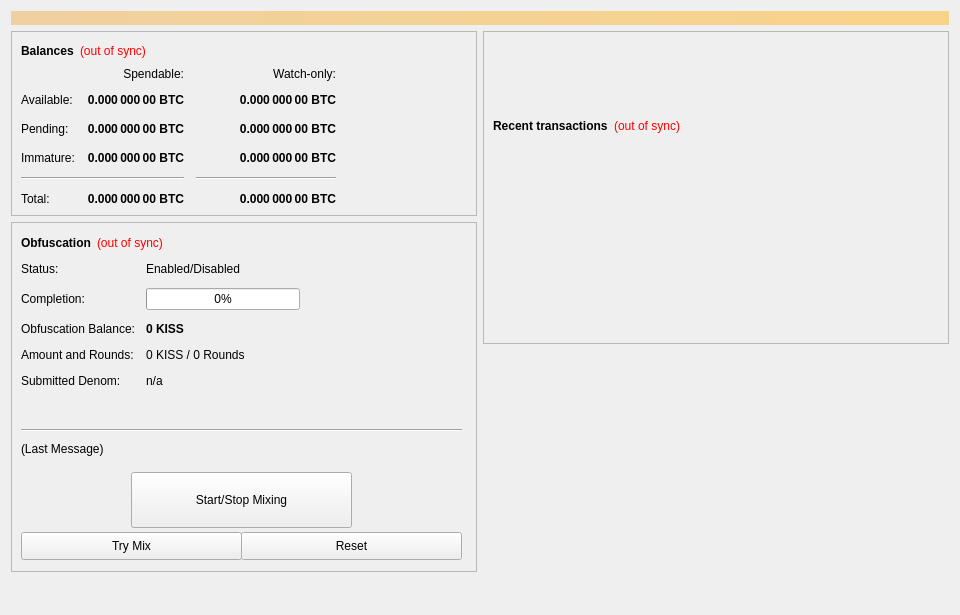
<?xml version="1.0" encoding="UTF-8"?>
<ui version="4.0">
 <class>OverviewPage</class>
 <widget class="QWidget" name="OverviewPage">
  <property name="geometry">
   <rect>
    <x>0</x>
    <y>0</y>
    <width>960</width>
    <height>615</height>
   </rect>
  </property>
  <property name="minimumSize">
   <size>
    <width>960</width>
    <height>0</height>
   </size>
  </property>
  <property name="windowTitle">
   <string>Form</string>
  </property>
  <layout class="QVBoxLayout" name="topLayout">
   <item>
    <widget class="QLabel" name="labelAlerts">
     <property name="visible">
      <bool>false</bool>
     </property>
     <property name="styleSheet">
      <string notr="true">background-color: qlineargradient(x1: 0, y1: 0, x2: 1, y2: 0, stop:0 #F0D0A0, stop:1 #F8D488); color:#000000;</string>
     </property>
     <property name="wordWrap">
      <bool>true</bool>
     </property>
     <property name="margin">
      <number>3</number>
     </property>
    </widget>
   </item>
   <item>
    <layout class="QHBoxLayout" name="horizontalLayout" stretch="1,1">
     <item>
      <layout class="QVBoxLayout" name="verticalLayout_2">
       <item>
        <widget class="QFrame" name="frame">
         <property name="frameShape">
          <enum>QFrame::StyledPanel</enum>
         </property>
         <property name="frameShadow">
          <enum>QFrame::Raised</enum>
         </property>
         <layout class="QVBoxLayout" name="verticalLayout_4">
          <item>
           <layout class="QHBoxLayout" name="horizontalLayout_4">
            <item>
             <widget class="QLabel" name="label_5">
              <property name="font">
               <font>
                <weight>75</weight>
                <bold>true</bold>
               </font>
              </property>
              <property name="text">
               <string>Balances</string>
              </property>
             </widget>
            </item>
            <item>
             <widget class="QLabel" name="labelWalletStatus">
              <property name="cursor">
               <cursorShape>WhatsThisCursor</cursorShape>
              </property>
              <property name="toolTip">
               <string>The displayed information may be out of date. Your wallet automatically synchronizes with the Kiss network after a connection is established, but this process has not completed yet.</string>
              </property>
              <property name="styleSheet">
               <string notr="true">QLabel { color: red; }</string>
              </property>
              <property name="text">
               <string notr="true">(out of sync)</string>
              </property>
              <property name="alignment">
               <set>Qt::AlignLeading|Qt::AlignLeft|Qt::AlignVCenter</set>
              </property>
             </widget>
            </item>
            <item>
             <spacer name="horizontalSpacer_3">
              <property name="orientation">
               <enum>Qt::Horizontal</enum>
              </property>
              <property name="sizeHint" stdset="0">
               <size>
                <width>40</width>
                <height>20</height>
               </size>
              </property>
             </spacer>
            </item>
           </layout>
          </item>
          <item>
           <layout class="QGridLayout" name="gridLayout">
            <property name="spacing">
             <number>12</number>
            </property>
            <item row="2" column="2">
             <widget class="QLabel" name="labelWatchPending">
              <property name="font">
               <font>
                <weight>75</weight>
                <bold>true</bold>
               </font>
              </property>
              <property name="cursor">
               <cursorShape>IBeamCursor</cursorShape>
              </property>
              <property name="toolTip">
               <string>Unconfirmed transactions to watch-only addresses</string>
              </property>
              <property name="text">
               <string notr="true">0.000 000 00 BTC</string>
              </property>
              <property name="alignment">
               <set>Qt::AlignRight|Qt::AlignTrailing|Qt::AlignVCenter</set>
              </property>
              <property name="textInteractionFlags">
               <set>Qt::LinksAccessibleByMouse|Qt::TextSelectableByKeyboard|Qt::TextSelectableByMouse</set>
              </property>
             </widget>
            </item>
            <item row="2" column="1">
             <widget class="QLabel" name="labelUnconfirmed">
              <property name="font">
               <font>
                <weight>75</weight>
                <bold>true</bold>
               </font>
              </property>
              <property name="cursor">
               <cursorShape>IBeamCursor</cursorShape>
              </property>
              <property name="toolTip">
               <string>Total of transactions that have yet to be confirmed, and do not yet count toward the spendable balance</string>
              </property>
              <property name="text">
               <string notr="true">0.000 000 00 BTC</string>
              </property>
              <property name="alignment">
               <set>Qt::AlignRight|Qt::AlignTrailing|Qt::AlignVCenter</set>
              </property>
              <property name="textInteractionFlags">
               <set>Qt::LinksAccessibleByMouse|Qt::TextSelectableByKeyboard|Qt::TextSelectableByMouse</set>
              </property>
             </widget>
            </item>
            <item row="3" column="2">
             <widget class="QLabel" name="labelWatchImmature">
              <property name="font">
               <font>
                <weight>75</weight>
                <bold>true</bold>
               </font>
              </property>
              <property name="cursor">
               <cursorShape>IBeamCursor</cursorShape>
              </property>
              <property name="toolTip">
               <string>Staked or masternode rewards in watch-only addresses that has not yet matured</string>
              </property>
              <property name="text">
               <string notr="true">0.000 000 00 BTC</string>
              </property>
              <property name="alignment">
               <set>Qt::AlignRight|Qt::AlignTrailing|Qt::AlignVCenter</set>
              </property>
              <property name="textInteractionFlags">
               <set>Qt::LinksAccessibleByMouse|Qt::TextSelectableByKeyboard|Qt::TextSelectableByMouse</set>
              </property>
             </widget>
            </item>
            <item row="4" column="0" colspan="2">
             <widget class="Line" name="lineSpendableBalance">
              <property name="orientation">
               <enum>Qt::Horizontal</enum>
              </property>
             </widget>
            </item>
            <item row="4" column="2">
             <widget class="Line" name="lineWatchBalance">
              <property name="sizePolicy">
               <sizepolicy hsizetype="Preferred" vsizetype="Fixed">
                <horstretch>0</horstretch>
                <verstretch>0</verstretch>
               </sizepolicy>
              </property>
              <property name="minimumSize">
               <size>
                <width>140</width>
                <height>0</height>
               </size>
              </property>
              <property name="orientation">
               <enum>Qt::Horizontal</enum>
              </property>
             </widget>
            </item>
            <item row="5" column="0">
             <widget class="QLabel" name="labelTotalText">
              <property name="text">
               <string>Total:</string>
              </property>
             </widget>
            </item>
            <item row="3" column="1">
             <widget class="QLabel" name="labelImmature">
              <property name="font">
               <font>
                <weight>75</weight>
                <bold>true</bold>
               </font>
              </property>
              <property name="cursor">
               <cursorShape>IBeamCursor</cursorShape>
              </property>
              <property name="toolTip">
               <string>Staked or masternode rewards that has not yet matured</string>
              </property>
              <property name="text">
               <string notr="true">0.000 000 00 BTC</string>
              </property>
              <property name="alignment">
               <set>Qt::AlignRight|Qt::AlignTrailing|Qt::AlignVCenter</set>
              </property>
              <property name="textInteractionFlags">
               <set>Qt::LinksAccessibleByMouse|Qt::TextSelectableByKeyboard|Qt::TextSelectableByMouse</set>
              </property>
             </widget>
            </item>
            <item row="2" column="3">
             <spacer name="horizontalSpacer_2">
              <property name="orientation">
               <enum>Qt::Horizontal</enum>
              </property>
              <property name="sizeHint" stdset="0">
               <size>
                <width>40</width>
                <height>20</height>
               </size>
              </property>
             </spacer>
            </item>
            <item row="3" column="0">
             <widget class="QLabel" name="labelImmatureText">
              <property name="text">
               <string>Immature:</string>
              </property>
             </widget>
            </item>
            <item row="5" column="1">
             <widget class="QLabel" name="labelTotal">
              <property name="font">
               <font>
                <weight>75</weight>
                <bold>true</bold>
               </font>
              </property>
              <property name="cursor">
               <cursorShape>IBeamCursor</cursorShape>
              </property>
              <property name="toolTip">
               <string>Your current total balance</string>
              </property>
              <property name="text">
               <string notr="true">0.000 000 00 BTC</string>
              </property>
              <property name="alignment">
               <set>Qt::AlignRight|Qt::AlignTrailing|Qt::AlignVCenter</set>
              </property>
              <property name="textInteractionFlags">
               <set>Qt::LinksAccessibleByMouse|Qt::TextSelectableByKeyboard|Qt::TextSelectableByMouse</set>
              </property>
             </widget>
            </item>
            <item row="5" column="2">
             <widget class="QLabel" name="labelWatchTotal">
              <property name="font">
               <font>
                <weight>75</weight>
                <bold>true</bold>
               </font>
              </property>
              <property name="cursor">
               <cursorShape>IBeamCursor</cursorShape>
              </property>
              <property name="toolTip">
               <string>Current total balance in watch-only addresses</string>
              </property>
              <property name="text">
               <string notr="true">0.000 000 00 BTC</string>
              </property>
              <property name="alignment">
               <set>Qt::AlignRight|Qt::AlignTrailing|Qt::AlignVCenter</set>
              </property>
              <property name="textInteractionFlags">
               <set>Qt::LinksAccessibleByMouse|Qt::TextSelectableByKeyboard|Qt::TextSelectableByMouse</set>
              </property>
             </widget>
            </item>
            <item row="0" column="2">
             <widget class="QLabel" name="labelWatchonly">
              <property name="text">
               <string>Watch-only:</string>
              </property>
              <property name="alignment">
               <set>Qt::AlignRight|Qt::AlignTrailing|Qt::AlignVCenter</set>
              </property>
             </widget>
            </item>
            <item row="1" column="0">
             <widget class="QLabel" name="labelBalanceText">
              <property name="text">
               <string>Available:</string>
              </property>
             </widget>
            </item>
            <item row="1" column="1">
             <widget class="QLabel" name="labelBalance">
              <property name="font">
               <font>
                <weight>75</weight>
                <bold>true</bold>
               </font>
              </property>
              <property name="cursor">
               <cursorShape>IBeamCursor</cursorShape>
              </property>
              <property name="toolTip">
               <string>Your current spendable balance</string>
              </property>
              <property name="text">
               <string notr="true">0.000 000 00 BTC</string>
              </property>
              <property name="alignment">
               <set>Qt::AlignRight|Qt::AlignTrailing|Qt::AlignVCenter</set>
              </property>
              <property name="textInteractionFlags">
               <set>Qt::LinksAccessibleByMouse|Qt::TextSelectableByKeyboard|Qt::TextSelectableByMouse</set>
              </property>
             </widget>
            </item>
            <item row="1" column="2">
             <widget class="QLabel" name="labelWatchAvailable">
              <property name="font">
               <font>
                <weight>75</weight>
                <bold>true</bold>
               </font>
              </property>
              <property name="cursor">
               <cursorShape>IBeamCursor</cursorShape>
              </property>
              <property name="toolTip">
               <string>Your current balance in watch-only addresses</string>
              </property>
              <property name="text">
               <string notr="true">0.000 000 00 BTC</string>
              </property>
              <property name="alignment">
               <set>Qt::AlignRight|Qt::AlignTrailing|Qt::AlignVCenter</set>
              </property>
              <property name="textInteractionFlags">
               <set>Qt::LinksAccessibleByMouse|Qt::TextSelectableByKeyboard|Qt::TextSelectableByMouse</set>
              </property>
             </widget>
            </item>
            <item row="2" column="0">
             <widget class="QLabel" name="labelPendingText">
              <property name="text">
               <string>Pending:</string>
              </property>
             </widget>
            </item>
            <item row="0" column="1">
             <widget class="QLabel" name="labelSpendable">
              <property name="text">
               <string>Spendable:</string>
              </property>
              <property name="alignment">
               <set>Qt::AlignRight|Qt::AlignTrailing|Qt::AlignVCenter</set>
              </property>
             </widget>
            </item>
           </layout>
          </item>
         </layout>
        </widget>
       </item>
       <item>
        <widget class="QFrame" name="frameObfuscation">
         <property name="minimumSize">
          <size>
           <width>0</width>
           <height>350</height>
          </size>
         </property>
         <property name="layoutDirection">
          <enum>Qt::LeftToRight</enum>
         </property>
         <property name="frameShape">
          <enum>QFrame::StyledPanel</enum>
         </property>
         <property name="frameShadow">
          <enum>QFrame::Raised</enum>
         </property>
         <widget class="QWidget" name="formLayoutWidget">
          <property name="geometry">
           <rect>
            <x>10</x>
            <y>40</y>
            <width>451</width>
            <height>161</height>
           </rect>
          </property>
          <layout class="QFormLayout" name="formLayout">
           <property name="fieldGrowthPolicy">
            <enum>QFormLayout::AllNonFixedFieldsGrow</enum>
           </property>
           <property name="horizontalSpacing">
            <number>11</number>
           </property>
           <property name="verticalSpacing">
            <number>12</number>
           </property>
           <item row="0" column="0">
            <widget class="QLabel" name="label_6">
             <property name="text">
              <string>Status:</string>
             </property>
            </widget>
           </item>
           <item row="1" column="0">
            <widget class="QLabel" name="label_7">
             <property name="text">
              <string>Completion:</string>
             </property>
            </widget>
           </item>
           <item row="1" column="1">
            <widget class="QProgressBar" name="obfuscationProgress">
             <property name="maximumSize">
              <size>
               <width>154</width>
               <height>16777215</height>
              </size>
             </property>
             <property name="value">
              <number>0</number>
             </property>
            </widget>
           </item>
           <item row="2" column="0">
            <widget class="QLabel" name="labelAnonymizedText">
             <property name="text">
              <string>Obfuscation Balance:</string>
             </property>
            </widget>
           </item>
           <item row="2" column="1">
            <widget class="QLabel" name="labelAnonymized">
             <property name="font">
              <font>
               <weight>75</weight>
               <bold>true</bold>
              </font>
             </property>
             <property name="text">
              <string notr="true">0 KISS</string>
             </property>
            </widget>
           </item>
           <item row="3" column="0">
            <widget class="QLabel" name="label_8">
             <property name="text">
              <string>Amount and Rounds:</string>
             </property>
            </widget>
           </item>
           <item row="3" column="1">
            <widget class="QLabel" name="labelAmountRounds">
             <property name="text">
              <string>0 KISS / 0 Rounds</string>
             </property>
            </widget>
           </item>
           <item row="4" column="0">
            <widget class="QLabel" name="label_9">
             <property name="text">
              <string>Submitted Denom:</string>
             </property>
            </widget>
           </item>
           <item row="4" column="1">
            <widget class="QLabel" name="labelSubmittedDenom">
             <property name="toolTip">
              <string>The denominations you submitted to the Masternode.&lt;br&gt;To mix, other users must submit the exact same denominations.</string>
             </property>
             <property name="text">
              <string>n/a</string>
             </property>
            </widget>
           </item>
           <item row="0" column="1">
            <widget class="QLabel" name="obfuscationEnabled">
             <property name="text">
              <string>Enabled/Disabled</string>
             </property>
            </widget>
           </item>
          </layout>
         </widget>
         <widget class="QPushButton" name="runAutoDenom">
          <property name="geometry">
           <rect>
            <x>251</x>
            <y>17</y>
            <width>1</width>
            <height>1</height>
           </rect>
          </property>
          <property name="palette">
           <palette>
            <active>
             <colorrole role="WindowText">
              <brush brushstyle="SolidPattern">
               <color alpha="255">
                <red>0</red>
                <green>0</green>
                <blue>0</blue>
               </color>
              </brush>
             </colorrole>
             <colorrole role="Button">
              <brush brushstyle="SolidPattern">
               <color alpha="255">
                <red>239</red>
                <green>238</green>
                <blue>238</blue>
               </color>
              </brush>
             </colorrole>
             <colorrole role="Light">
              <brush brushstyle="SolidPattern">
               <color alpha="255">
                <red>255</red>
                <green>255</green>
                <blue>255</blue>
               </color>
              </brush>
             </colorrole>
             <colorrole role="Midlight">
              <brush brushstyle="SolidPattern">
               <color alpha="255">
                <red>247</red>
                <green>246</green>
                <blue>246</blue>
               </color>
              </brush>
             </colorrole>
             <colorrole role="Dark">
              <brush brushstyle="SolidPattern">
               <color alpha="255">
                <red>119</red>
                <green>119</green>
                <blue>119</blue>
               </color>
              </brush>
             </colorrole>
             <colorrole role="Mid">
              <brush brushstyle="SolidPattern">
               <color alpha="255">
                <red>159</red>
                <green>159</green>
                <blue>159</blue>
               </color>
              </brush>
             </colorrole>
             <colorrole role="Text">
              <brush brushstyle="SolidPattern">
               <color alpha="255">
                <red>0</red>
                <green>0</green>
                <blue>0</blue>
               </color>
              </brush>
             </colorrole>
             <colorrole role="BrightText">
              <brush brushstyle="SolidPattern">
               <color alpha="255">
                <red>255</red>
                <green>255</green>
                <blue>255</blue>
               </color>
              </brush>
             </colorrole>
             <colorrole role="ButtonText">
              <brush brushstyle="SolidPattern">
               <color alpha="255">
                <red>0</red>
                <green>0</green>
                <blue>0</blue>
               </color>
              </brush>
             </colorrole>
             <colorrole role="Base">
              <brush brushstyle="SolidPattern">
               <color alpha="255">
                <red>255</red>
                <green>255</green>
                <blue>255</blue>
               </color>
              </brush>
             </colorrole>
             <colorrole role="Window">
              <brush brushstyle="SolidPattern">
               <color alpha="255">
                <red>239</red>
                <green>238</green>
                <blue>238</blue>
               </color>
              </brush>
             </colorrole>
             <colorrole role="Shadow">
              <brush brushstyle="SolidPattern">
               <color alpha="255">
                <red>0</red>
                <green>0</green>
                <blue>0</blue>
               </color>
              </brush>
             </colorrole>
             <colorrole role="AlternateBase">
              <brush brushstyle="SolidPattern">
               <color alpha="255">
                <red>247</red>
                <green>246</green>
                <blue>246</blue>
               </color>
              </brush>
             </colorrole>
             <colorrole role="ToolTipBase">
              <brush brushstyle="SolidPattern">
               <color alpha="255">
                <red>255</red>
                <green>255</green>
                <blue>220</blue>
               </color>
              </brush>
             </colorrole>
             <colorrole role="ToolTipText">
              <brush brushstyle="SolidPattern">
               <color alpha="255">
                <red>0</red>
                <green>0</green>
                <blue>0</blue>
               </color>
              </brush>
             </colorrole>
            </active>
            <inactive>
             <colorrole role="WindowText">
              <brush brushstyle="SolidPattern">
               <color alpha="255">
                <red>0</red>
                <green>0</green>
                <blue>0</blue>
               </color>
              </brush>
             </colorrole>
             <colorrole role="Button">
              <brush brushstyle="SolidPattern">
               <color alpha="255">
                <red>239</red>
                <green>238</green>
                <blue>238</blue>
               </color>
              </brush>
             </colorrole>
             <colorrole role="Light">
              <brush brushstyle="SolidPattern">
               <color alpha="255">
                <red>255</red>
                <green>255</green>
                <blue>255</blue>
               </color>
              </brush>
             </colorrole>
             <colorrole role="Midlight">
              <brush brushstyle="SolidPattern">
               <color alpha="255">
                <red>247</red>
                <green>246</green>
                <blue>246</blue>
               </color>
              </brush>
             </colorrole>
             <colorrole role="Dark">
              <brush brushstyle="SolidPattern">
               <color alpha="255">
                <red>119</red>
                <green>119</green>
                <blue>119</blue>
               </color>
              </brush>
             </colorrole>
             <colorrole role="Mid">
              <brush brushstyle="SolidPattern">
               <color alpha="255">
                <red>159</red>
                <green>159</green>
                <blue>159</blue>
               </color>
              </brush>
             </colorrole>
             <colorrole role="Text">
              <brush brushstyle="SolidPattern">
               <color alpha="255">
                <red>0</red>
                <green>0</green>
                <blue>0</blue>
               </color>
              </brush>
             </colorrole>
             <colorrole role="BrightText">
              <brush brushstyle="SolidPattern">
               <color alpha="255">
                <red>255</red>
                <green>255</green>
                <blue>255</blue>
               </color>
              </brush>
             </colorrole>
             <colorrole role="ButtonText">
              <brush brushstyle="SolidPattern">
               <color alpha="255">
                <red>0</red>
                <green>0</green>
                <blue>0</blue>
               </color>
              </brush>
             </colorrole>
             <colorrole role="Base">
              <brush brushstyle="SolidPattern">
               <color alpha="255">
                <red>255</red>
                <green>255</green>
                <blue>255</blue>
               </color>
              </brush>
             </colorrole>
             <colorrole role="Window">
              <brush brushstyle="SolidPattern">
               <color alpha="255">
                <red>239</red>
                <green>238</green>
                <blue>238</blue>
               </color>
              </brush>
             </colorrole>
             <colorrole role="Shadow">
              <brush brushstyle="SolidPattern">
               <color alpha="255">
                <red>0</red>
                <green>0</green>
                <blue>0</blue>
               </color>
              </brush>
             </colorrole>
             <colorrole role="AlternateBase">
              <brush brushstyle="SolidPattern">
               <color alpha="255">
                <red>247</red>
                <green>246</green>
                <blue>246</blue>
               </color>
              </brush>
             </colorrole>
             <colorrole role="ToolTipBase">
              <brush brushstyle="SolidPattern">
               <color alpha="255">
                <red>255</red>
                <green>255</green>
                <blue>220</blue>
               </color>
              </brush>
             </colorrole>
             <colorrole role="ToolTipText">
              <brush brushstyle="SolidPattern">
               <color alpha="255">
                <red>0</red>
                <green>0</green>
                <blue>0</blue>
               </color>
              </brush>
             </colorrole>
            </inactive>
            <disabled>
             <colorrole role="WindowText">
              <brush brushstyle="SolidPattern">
               <color alpha="255">
                <red>119</red>
                <green>119</green>
                <blue>119</blue>
               </color>
              </brush>
             </colorrole>
             <colorrole role="Button">
              <brush brushstyle="SolidPattern">
               <color alpha="255">
                <red>239</red>
                <green>238</green>
                <blue>238</blue>
               </color>
              </brush>
             </colorrole>
             <colorrole role="Light">
              <brush brushstyle="SolidPattern">
               <color alpha="255">
                <red>255</red>
                <green>255</green>
                <blue>255</blue>
               </color>
              </brush>
             </colorrole>
             <colorrole role="Midlight">
              <brush brushstyle="SolidPattern">
               <color alpha="255">
                <red>247</red>
                <green>246</green>
                <blue>246</blue>
               </color>
              </brush>
             </colorrole>
             <colorrole role="Dark">
              <brush brushstyle="SolidPattern">
               <color alpha="255">
                <red>119</red>
                <green>119</green>
                <blue>119</blue>
               </color>
              </brush>
             </colorrole>
             <colorrole role="Mid">
              <brush brushstyle="SolidPattern">
               <color alpha="255">
                <red>159</red>
                <green>159</green>
                <blue>159</blue>
               </color>
              </brush>
             </colorrole>
             <colorrole role="Text">
              <brush brushstyle="SolidPattern">
               <color alpha="255">
                <red>119</red>
                <green>119</green>
                <blue>119</blue>
               </color>
              </brush>
             </colorrole>
             <colorrole role="BrightText">
              <brush brushstyle="SolidPattern">
               <color alpha="255">
                <red>255</red>
                <green>255</green>
                <blue>255</blue>
               </color>
              </brush>
             </colorrole>
             <colorrole role="ButtonText">
              <brush brushstyle="SolidPattern">
               <color alpha="255">
                <red>119</red>
                <green>119</green>
                <blue>119</blue>
               </color>
              </brush>
             </colorrole>
             <colorrole role="Base">
              <brush brushstyle="SolidPattern">
               <color alpha="255">
                <red>239</red>
                <green>238</green>
                <blue>238</blue>
               </color>
              </brush>
             </colorrole>
             <colorrole role="Window">
              <brush brushstyle="SolidPattern">
               <color alpha="255">
                <red>239</red>
                <green>238</green>
                <blue>238</blue>
               </color>
              </brush>
             </colorrole>
             <colorrole role="Shadow">
              <brush brushstyle="SolidPattern">
               <color alpha="255">
                <red>0</red>
                <green>0</green>
                <blue>0</blue>
               </color>
              </brush>
             </colorrole>
             <colorrole role="AlternateBase">
              <brush brushstyle="SolidPattern">
               <color alpha="255">
                <red>239</red>
                <green>238</green>
                <blue>238</blue>
               </color>
              </brush>
             </colorrole>
             <colorrole role="ToolTipBase">
              <brush brushstyle="SolidPattern">
               <color alpha="255">
                <red>255</red>
                <green>255</green>
                <blue>220</blue>
               </color>
              </brush>
             </colorrole>
             <colorrole role="ToolTipText">
              <brush brushstyle="SolidPattern">
               <color alpha="255">
                <red>0</red>
                <green>0</green>
                <blue>0</blue>
               </color>
              </brush>
             </colorrole>
            </disabled>
           </palette>
          </property>
          <property name="focusPolicy">
           <enum>Qt::NoFocus</enum>
          </property>
          <property name="autoFillBackground">
           <bool>true</bool>
          </property>
          <property name="text">
           <string/>
          </property>
          <property name="flat">
           <bool>true</bool>
          </property>
         </widget>
         <widget class="QPushButton" name="toggleObfuscation">
          <property name="geometry">
           <rect>
            <x>120</x>
            <y>250</y>
            <width>221</width>
            <height>56</height>
           </rect>
          </property>
          <property name="sizePolicy">
           <sizepolicy hsizetype="MinimumExpanding" vsizetype="Fixed">
            <horstretch>0</horstretch>
            <verstretch>0</verstretch>
           </sizepolicy>
          </property>
          <property name="text">
           <string>Start/Stop Mixing</string>
          </property>
         </widget>
         <widget class="Line" name="lineLastMessage">
          <property name="geometry">
           <rect>
            <x>10</x>
            <y>200</y>
            <width>441</width>
            <height>16</height>
           </rect>
          </property>
          <property name="orientation">
           <enum>Qt::Horizontal</enum>
          </property>
         </widget>
         <widget class="QLabel" name="obfuscationStatus">
          <property name="geometry">
           <rect>
            <x>10</x>
            <y>220</y>
            <width>451</width>
            <height>61</height>
           </rect>
          </property>
          <property name="minimumSize">
           <size>
            <width>288</width>
            <height>43</height>
           </size>
          </property>
          <property name="text">
           <string>(Last Message)</string>
          </property>
          <property name="alignment">
           <set>Qt::AlignLeading|Qt::AlignLeft|Qt::AlignTop</set>
          </property>
          <property name="wordWrap">
           <bool>true</bool>
          </property>
         </widget>
         <widget class="QPushButton" name="obfuscationAuto">
          <property name="geometry">
           <rect>
            <x>10</x>
            <y>310</y>
            <width>221</width>
            <height>28</height>
           </rect>
          </property>
          <property name="sizePolicy">
           <sizepolicy hsizetype="MinimumExpanding" vsizetype="Fixed">
            <horstretch>0</horstretch>
            <verstretch>0</verstretch>
           </sizepolicy>
          </property>
          <property name="toolTip">
           <string>Try to manually submit a Obfuscation request.</string>
          </property>
          <property name="text">
           <string>Try Mix</string>
          </property>
         </widget>
         <widget class="QPushButton" name="obfuscationReset">
          <property name="geometry">
           <rect>
            <x>230</x>
            <y>310</y>
            <width>221</width>
            <height>28</height>
           </rect>
          </property>
          <property name="sizePolicy">
           <sizepolicy hsizetype="MinimumExpanding" vsizetype="Fixed">
            <horstretch>0</horstretch>
            <verstretch>0</verstretch>
           </sizepolicy>
          </property>
          <property name="toolTip">
           <string>Reset the current status of Obfuscation (can interrupt Obfuscation if it's in the process of Mixing, which can cost you money!)</string>
          </property>
          <property name="autoFillBackground">
           <bool>false</bool>
          </property>
          <property name="text">
           <string>Reset</string>
          </property>
         </widget>
         <widget class="QWidget" name="layoutWidget">
          <property name="geometry">
           <rect>
            <x>10</x>
            <y>10</y>
            <width>431</width>
            <height>22</height>
           </rect>
          </property>
          <layout class="QHBoxLayout" name="horizontalLayout_5">
           <item>
            <widget class="QLabel" name="label_2">
             <property name="font">
              <font>
               <weight>75</weight>
               <bold>true</bold>
              </font>
             </property>
             <property name="text">
              <string>Obfuscation</string>
             </property>
            </widget>
           </item>
           <item>
            <widget class="QLabel" name="labelObfuscationSyncStatus">
             <property name="toolTip">
              <string>The displayed information may be out of date. Your wallet automatically synchronizes with the Kiss network after a connection is established, but this process has not completed yet.</string>
             </property>
             <property name="styleSheet">
              <string notr="true">QLabel { color: red; }</string>
             </property>
             <property name="text">
              <string notr="true">(out of sync)</string>
             </property>
             <property name="alignment">
              <set>Qt::AlignLeading|Qt::AlignLeft|Qt::AlignVCenter</set>
             </property>
            </widget>
           </item>
           <item>
            <spacer name="horizontalSpacer_4">
             <property name="orientation">
              <enum>Qt::Horizontal</enum>
             </property>
             <property name="sizeHint" stdset="0">
              <size>
               <width>40</width>
               <height>20</height>
              </size>
             </property>
            </spacer>
           </item>
          </layout>
         </widget>
        </widget>
       </item>
       <item>
        <spacer name="verticalSpacer">
         <property name="orientation">
          <enum>Qt::Vertical</enum>
         </property>
         <property name="sizeHint" stdset="0">
          <size>
           <width>20</width>
           <height>40</height>
          </size>
         </property>
        </spacer>
       </item>
      </layout>
     </item>
     <item>
      <layout class="QVBoxLayout" name="verticalLayout_3">
       <item>
        <widget class="QFrame" name="frame_2">
         <property name="frameShape">
          <enum>QFrame::StyledPanel</enum>
         </property>
         <property name="frameShadow">
          <enum>QFrame::Raised</enum>
         </property>
         <layout class="QVBoxLayout" name="verticalLayout">
          <item>
           <spacer name="verticalSpacer_3">
            <property name="orientation">
             <enum>Qt::Vertical</enum>
            </property>
            <property name="sizeType">
             <enum>QSizePolicy::Fixed</enum>
            </property>
            <property name="sizeHint" stdset="0">
             <size>
              <width>20</width>
              <height>75</height>
             </size>
            </property>
           </spacer>
          </item>
          <item>
           <layout class="QHBoxLayout" name="horizontalLayout_2">
            <item>
             <widget class="QLabel" name="label_4">
              <property name="font">
               <font>
                <weight>75</weight>
                <bold>true</bold>
               </font>
              </property>
              <property name="text">
               <string>Recent transactions</string>
              </property>
             </widget>
            </item>
            <item>
             <widget class="QLabel" name="labelTransactionsStatus">
              <property name="cursor">
               <cursorShape>WhatsThisCursor</cursorShape>
              </property>
              <property name="toolTip">
               <string>The displayed information may be out of date. Your wallet automatically synchronizes with the Kiss network after a connection is established, but this process has not completed yet.</string>
              </property>
              <property name="styleSheet">
               <string notr="true">QLabel { color: red; }</string>
              </property>
              <property name="text">
               <string notr="true">(out of sync)</string>
              </property>
              <property name="alignment">
               <set>Qt::AlignRight|Qt::AlignTrailing|Qt::AlignVCenter</set>
              </property>
             </widget>
            </item>
            <item>
             <spacer name="horizontalSpacer">
              <property name="orientation">
               <enum>Qt::Horizontal</enum>
              </property>
              <property name="sizeHint" stdset="0">
               <size>
                <width>40</width>
                <height>20</height>
               </size>
              </property>
             </spacer>
            </item>
           </layout>
          </item>
          <item>
           <widget class="QListView" name="listTransactions">
            <property name="styleSheet">
             <string notr="true">QListView { background: transparent; }</string>
            </property>
            <property name="frameShape">
             <enum>QFrame::NoFrame</enum>
            </property>
            <property name="verticalScrollBarPolicy">
             <enum>Qt::ScrollBarAlwaysOff</enum>
            </property>
            <property name="horizontalScrollBarPolicy">
             <enum>Qt::ScrollBarAlwaysOff</enum>
            </property>
            <property name="selectionMode">
             <enum>QAbstractItemView::NoSelection</enum>
            </property>
           </widget>
          </item>
         </layout>
        </widget>
       </item>
       <item>
        <spacer name="verticalSpacer_2">
         <property name="orientation">
          <enum>Qt::Vertical</enum>
         </property>
         <property name="sizeType">
          <enum>QSizePolicy::Expanding</enum>
         </property>
         <property name="sizeHint" stdset="0">
          <size>
           <width>20</width>
           <height>40</height>
          </size>
         </property>
        </spacer>
       </item>
      </layout>
     </item>
    </layout>
   </item>
  </layout>
 </widget>
 <resources/>
 <connections/>
</ui>
